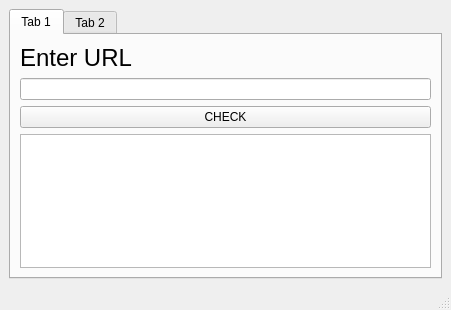
<?xml version="1.0" encoding="UTF-8"?>
<ui version="4.0">
 <class>MainWindow</class>
 <widget class="QMainWindow" name="MainWindow">
  <property name="geometry">
   <rect>
    <x>0</x>
    <y>0</y>
    <width>451</width>
    <height>310</height>
   </rect>
  </property>
  <property name="windowTitle">
   <string>MainWindow</string>
  </property>
  <widget class="QWidget" name="centralwidget">
   <layout class="QHBoxLayout" name="horizontalLayout_2">
    <item>
     <widget class="QTabWidget" name="tabWidget">
      <property name="currentIndex">
       <number>0</number>
      </property>
      <widget class="QWidget" name="tab">
       <attribute name="title">
        <string>Tab 1</string>
       </attribute>
       <layout class="QVBoxLayout" name="verticalLayout">
        <item>
         <layout class="QVBoxLayout" name="verticalLayout_2">
          <item>
           <widget class="QLabel" name="label">
            <property name="text">
             <string>&lt;html&gt;&lt;head/&gt;&lt;body&gt;&lt;p&gt;&lt;span style=&quot; font-size:18pt;&quot;&gt;Enter URL&lt;/span&gt;&lt;/p&gt;&lt;/body&gt;&lt;/html&gt;</string>
            </property>
           </widget>
          </item>
          <item>
           <widget class="QLineEdit" name="urlBox"/>
          </item>
          <item>
           <widget class="QPushButton" name="checkButton">
            <property name="text">
             <string>CHECK</string>
            </property>
           </widget>
          </item>
          <item>
           <layout class="QHBoxLayout" name="horizontalLayout">
            <item>
             <widget class="QTableWidget" name="tableWidget"/>
            </item>
           </layout>
          </item>
         </layout>
        </item>
       </layout>
      </widget>
      <widget class="QWidget" name="tab_2">
       <attribute name="title">
        <string>Tab 2</string>
       </attribute>
      </widget>
     </widget>
    </item>
   </layout>
  </widget>
  <widget class="QMenuBar" name="menubar">
   <property name="geometry">
    <rect>
     <x>0</x>
     <y>0</y>
     <width>451</width>
     <height>21</height>
    </rect>
   </property>
  </widget>
  <widget class="QStatusBar" name="statusbar"/>
 </widget>
 <resources/>
 <connections/>
</ui>
